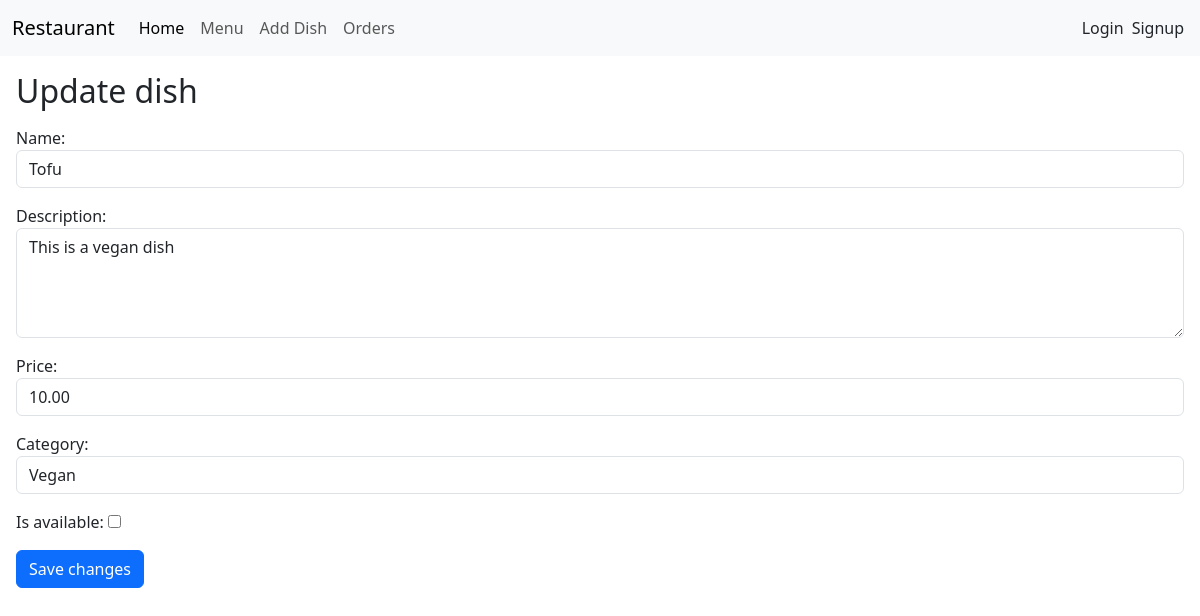
/restaurant/menu/4/edit, run on the app's committed database.
### menu/models.py (models this page shows, shortened)
class Dish(models.Model):
    name = models.CharField(max_length=50)
    description = models.CharField(max_length=100, blank=True)
    price = models.DecimalField(max_digits=4, decimal_places=2)
    category = models.ForeignKey(
        Category, on_delete=models.CASCADE, related_name="dishes"
    )
    is_available = models.BooleanField(default=True)

class Category(models.Model):
    name = models.CharField(max_length=20)
    def __str__(self):
        return self.name

### menu/views.py (the view)
# urls.py: path("<int:id>/edit", views.edit_dish, name="edit"),
def edit_dish(request, id):
    dish = get_object_or_404(Dish, id=id)
    if request.method == "POST":
        form = DishForm(request.POST, instance=dish)
        if form.is_valid():
            form.save()
            return redirect("detail", id=dish.id)
    else:
        form = DishForm(instance=dish)
    return render(request, "edit.html", {"form": form})

### menu/forms.py
class DishForm(forms.ModelForm):
    class Meta:
        model = Dish
        fields = ("name", "description", "price", "category", "is_available")
        widgets = {
            "name": forms.TextInput(attrs={"class": "form-control"}),
            "description": forms.Textarea(attrs={"class": "form-control", "rows": 4}),
            "price": forms.NumberInput(attrs={"class": "form-control"}),
            "category": forms.Select(attrs={"class": "form-control"}),
            "is_available": forms.CheckboxInput(attrs={"class": "form-control-input"}),
        }

### templates/edit.html (shortened to what this page needs)
<!DOCTYPE html>
<html lang="en">
  <head>
  </head>
  <body>
    {% extends 'base.html' %} {% block content %}
    <h2 class="m-3">Update dish</h2>
    <form method="post" class="m-3">
      {% csrf_token %} {{ form.as_p}}
      <button type="submit" class="btn btn-primary">Save changes</button>
    </form>
    {% endblock %}

### data on the page
Dish: name "Tofu", description "This is a vegan dish", price "10.00", category "Vegan"
